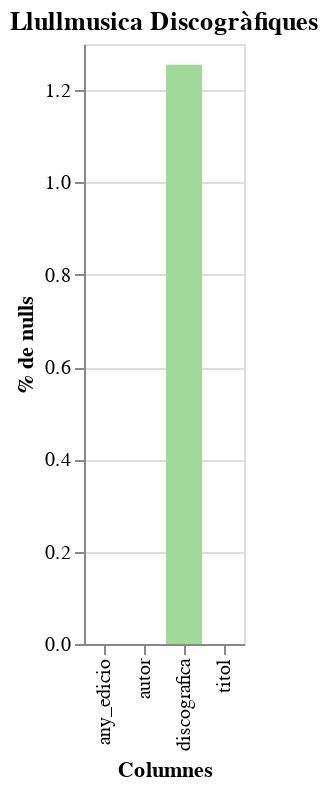

The code cell stored with this chart in its notebook:
### Code cell
grafic('/llullmusica_discografiques.txt',['referencia','reference'], 'Llullmusica Discogràfiques')

### Figure 1 — Vega-Lite specification as saved in the notebook (floating-point values rounded to 4 significant figures)
{"config": {"view": {"continuousWidth": 400, "continuousHeight": 300}}, "data": {"name": "data-29924d603aa6a57cea73cd073bcbae15"}, "mark": {"type": "bar", "color": "#a1d99b"}, "encoding": {"x": {"field": "Column", "title": "Columnes", "type": "nominal"}, "y": {"field": "Null Count", "title": "% de nulls", "type": "quantitative"}}, "title": "Llullmusica Discogràfiques", "$schema": "https://vega.github.io/schema/vega-lite/v4.17.0.json", "datasets": {"data-29924d603aa6a57cea73cd073bcbae15": [{"Column": "titol", "Null Count": 0.0}, {"Column": "discografica", "Null Count": 1.255}, {"Column": "any_edicio", "Null Count": 0.0}, {"Column": "autor", "Null Count": 0.0}]}}
